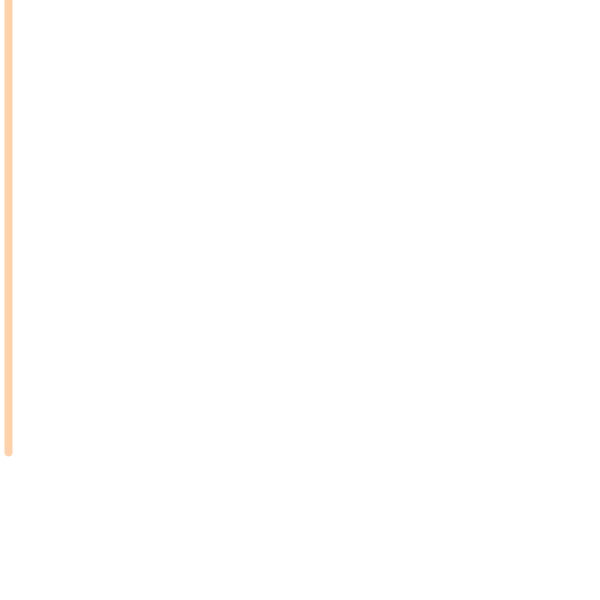
Frame 1 (no input)
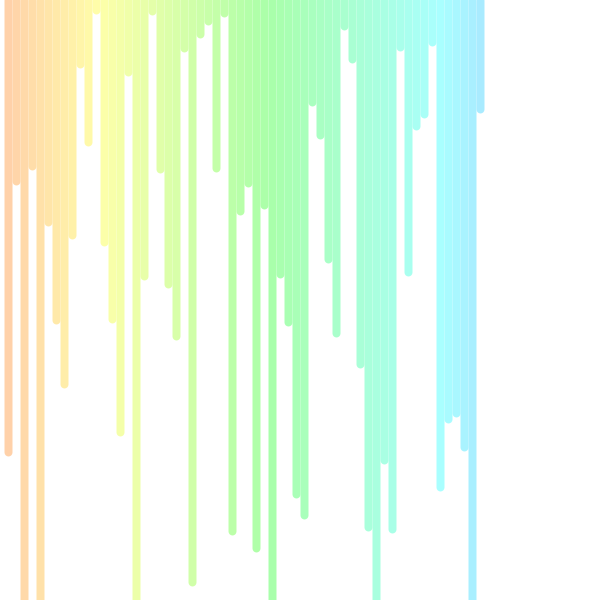
Frame 60 (the mouse pressed at the canvas centre just before this capture)
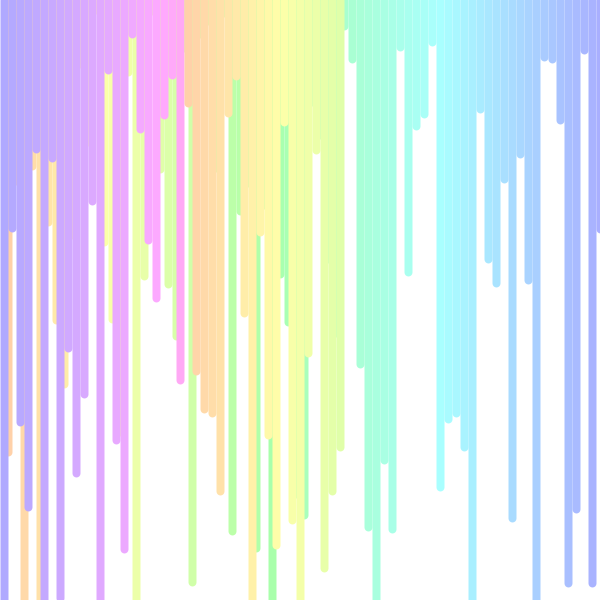
Frame 120 (the mouse held since frame 60 and released just before this capture)

The Processing sketch that drew these frames (run headless with seeded random() and noise(); from frame 60 on, the mouse is pressed at the canvas centre):

// Processing sketch: E2
// ── E2.pde
int x, y;
int c;

void setup(){
size(600, 600);
background(255);


}

void draw(){
frameRate(20);
x=x+8;
x%=620;
y=floor(random(700));



colorMode(HSB,128,60,30);
strokeWeight(8);
stroke(c+10,20,80);  // random color
c++;
c%=100;
line(x,0,x,y);

}
